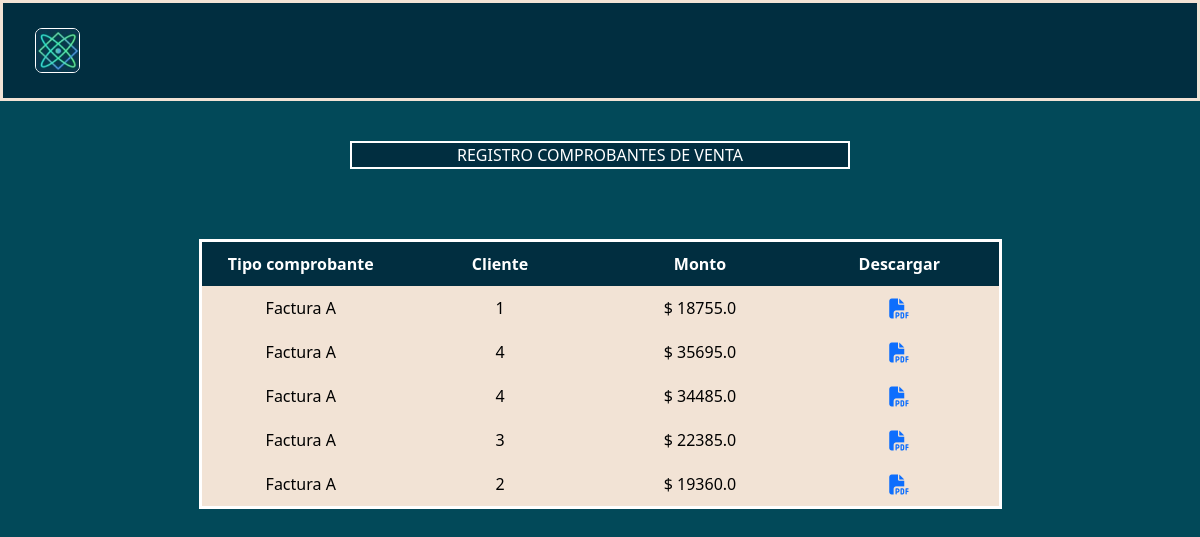
Before: /registros/registroventa with the older database file.
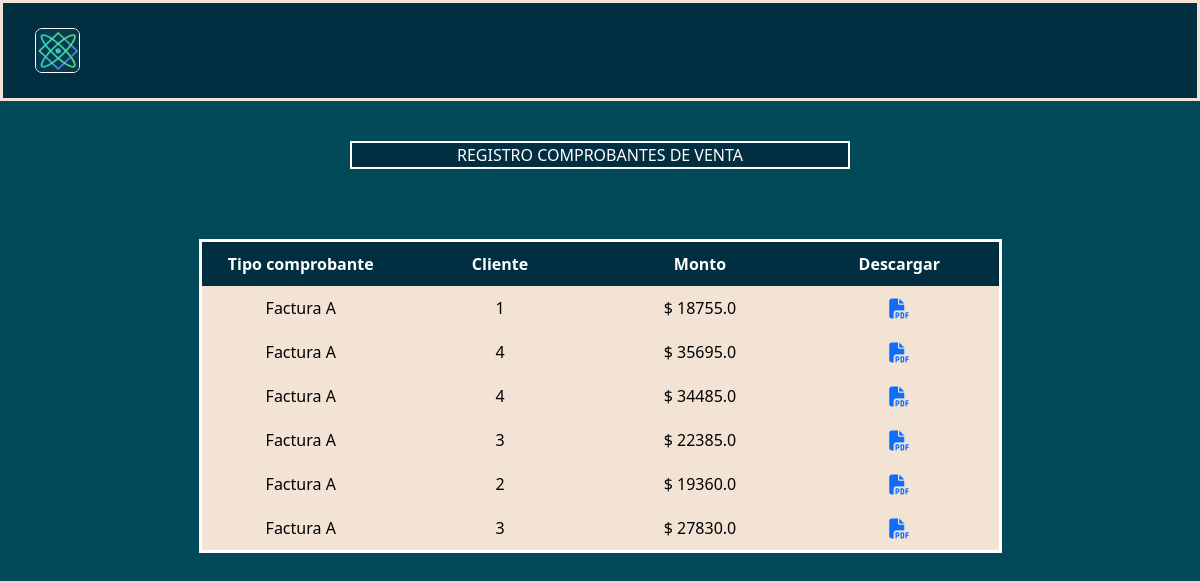
After: the same page with the newer database file.
### AppFactura/models.py (models this page shows, shortened)
class TipoComprobante(models.Model):
    id_tipo_comprobante = models.IntegerField(primary_key = True)
    nombre = models.CharField(max_length=50)
    letra = models.CharField(max_length=1)
    created = models.DateTimeField(auto_now_add=True)
    updated = models.DateTimeField(auto_now_add=True)
    class Meta:
        verbose_name = "TipoComprobante"
        verbose_name_plural = "TipoComprobantes"

class ComprobanteV (models.Model):
    user = models.ForeignKey(User, on_delete=models.CASCADE)
    id_puntoventa = models.IntegerField()
    id_tipocomprobante = models.IntegerField()
    id_cliente = models.IntegerField()
    monto_total = models.FloatField()
    created = models.DateTimeField(auto_now_add=True)
    updated = models.DateTimeField(auto_now_add=True)
    class Meta:
        verbose_name = "ComprobanteV"
        verbose_name_plural = "ComprobantesV"
        ordering = ['id']

### AppRegistros/views.py (the view)
# urls.py: path('registroventa', views.registrosventa, name="Registrosventa"),
def registrosventa(request):
    registroventa = ComprobanteV.objects.all()
    tipocomprobante = TipoComprobante.objects.all()
    return render(request, "AppRegistros/registrosventa.html", {'regven':registroventa, 'tipo':tipocomprobante})

### AppAgregar/context_processor.py (called while the page is built)
def importe_total(request):
    total=0.0
    if request.user.is_authenticated:
        if "agregar" in request.session.keys():
                for key, value in request.session['agregar'].items():
                        total=total+value['totalcant']
    return {'importe_total': total}

def importe_totalsiniva(request):
    total=0.0
    if request.user.is_authenticated:
        if "agregar" in request.session.keys():
                for key, value in request.session['agregar'].items():
                        total=total+value['subtotal']
    return {'totalsiniva': total}

### AppAgregarV/context_processor.py (called while the page is built)
def importe_total(request):
    total=0.0
    if request.user.is_authenticated:
        if "agregarv" in request.session.keys():
                for key, value in request.session['agregarv'].items():
                        total=total+value['totalcant']
    return {'totalventaIVA': total}

def importe_totalsiniva(request):
    total=0.0
    if request.user.is_authenticated:
        if "agregarv" in request.session.keys():
                for key, value in request.session['agregarv'].items():
                        total=total+value['subtotal']
    return {'totalventa': total}

### AppRegistros/templates/AppRegistros/registrosventa.html
{% extends "base/base.html" %}
{% load static %}
{% block content %}
<div class="cregistro">
    <p style="background-color: #012E40; color: white; width: 500px; border: solid white 2px">REGISTRO COMPROBANTES DE VENTA</p>
    <div class="tregistro">
        <table class="tbregistro">
            <thead class="htregistro">
                <th class="celdareg">Tipo comprobante</th>
                <th class="celdareg">Cliente</th>
                <th class="celdareg">Monto</th>
                <th class="celdareg">Descargar</th>
            </thead>
            <tbody>
                {% if regven %}
                    {% if tipo %}
                        {% for rv in regven %}
                            {% for x in tipo %}
                                {% if rv.id_tipocomprobante == x.id_tipo_comprobante %}
                                    <tr>
                                        <td class="celdareg">{{x.nombre}} {{x.letra}}</td>
                                        <td class="celdareg">{{rv.id_cliente}}</td>
                                        <td class="celdareg">$  {{rv.monto_total}}</td>
                                        <td class="celdareg"><a href="{% url 'export-pdf' rv.id %}"><i class="fa-solid fa-file-pdf fa-lg"></i></a></td>
                                    </tr>
                                {% endif %}
                            {% endfor %}
                        {% endfor %}
                    {% endif %}
                {% endif %}
            </tbody>
        </table>
    </div>
</div>
{% endblock %}

Changed rows visible on the page:
added ComprobanteV: id_cliente "3", monto_total "27830.0", TipoComprobante (nombre "Factura", letra "A")
